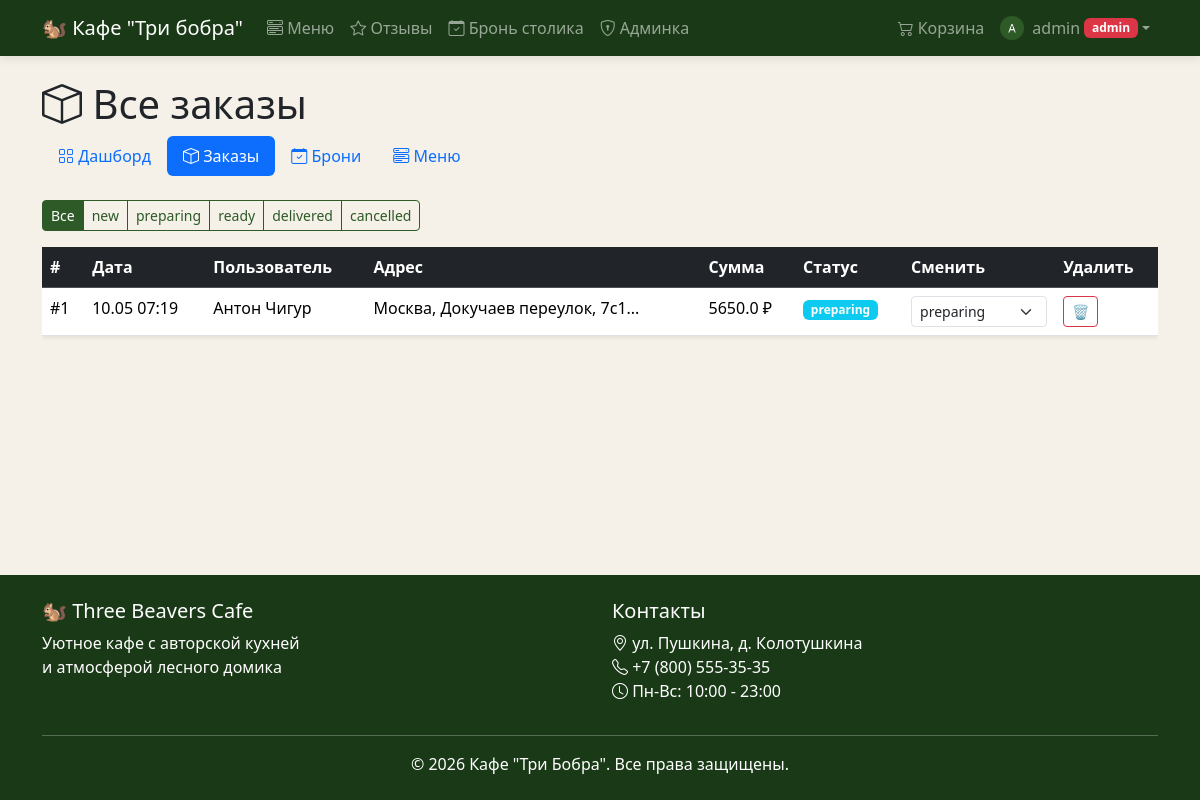
Page /admin/orders (signed in) on the committed database.
### models.py (models this page shows)
class User(UserMixin, db.Model):
    id = db.Column(db.Integer, primary_key=True)
    username = db.Column(db.String(80), unique=True, nullable=False)
    email = db.Column(db.String(120), unique=True, nullable=False)
    password_hash = db.Column(db.String(256), nullable=False)
    is_admin = db.Column(db.Boolean, default=False)
    avatar = db.Column(db.String(300), default="default-avatar.png")
    cart_items = db.relationship("CartItem", backref="user", lazy=True)
    orders = db.relationship("Order", backref="user", lazy=True)
    bookings = db.relationship("Booking", backref="user", lazy=True)
    reviews = db.relationship("Review", backref="user", lazy=True)

class Order(db.Model):
    id = db.Column(db.Integer, primary_key=True)
    user_id = db.Column(db.Integer, db.ForeignKey("user.id"), nullable=False)
    total_price = db.Column(db.Float, nullable=False)
    status = db.Column(db.String(20), default="new")
    delivery_address = db.Column(db.String(300), nullable=True)
    latitude = db.Column(db.Float, nullable=True)
    longitude = db.Column(db.Float, nullable=True)
    created_at = db.Column(db.DateTime, default=datetime.utcnow)
    items = db.relationship("OrderItem", backref="order", lazy=True)

### routes/admin.py (the view)
@admin_bp.route("/orders")
@login_required
@admin_required
def orders():
    status_filter = request.args.get("status", "all")
    query = Order.query.order_by(Order.created_at.desc())
    if status_filter != "all":
        query = query.filter_by(status=status_filter)
    all_orders = query.all()
    statuses = ["new", "preparing", "ready", "delivered", "cancelled"]
    return render_template("admin/orders.html",
                           orders=all_orders,
                           current_filter=status_filter,
                           statuses=statuses)

### routes/admin.py (called while the page is built)
def admin_required(f):
    @wraps(f)
    def decorated_function(*args, **kwargs):
        if not current_user.is_authenticated or not current_user.is_admin:
            flash("Доступ запрещён! Только для администраторов.", "danger")
            return redirect(url_for("main.index"))
        return f(*args, **kwargs)
    return decorated_function

### templates/admin/orders.html (shortened to what this page needs)
{% extends "base.html" %}
{% block content %}
<div class="container">
    <h1 class="mb-2"><i class="bi bi-box"></i> Все заказы</h1>
    <ul class="nav nav-pills mb-4">
        <li class="nav-item"><a class="nav-link" href="{{ url_for('admin.dashboard') }}"><i class="bi bi-grid"></i> Дашборд</a></li>
        <li class="nav-item"><a class="nav-link active" href="{{ url_for('admin.orders') }}"><i class="bi bi-box"></i> Заказы</a></li>
        <li class="nav-item"><a class="nav-link" href="{{ url_for('admin.bookings') }}"><i class="bi bi-calendar-check"></i> Брони</a></li>
        <li class="nav-item"><a class="nav-link" href="{{ url_for('admin.menu') }}"><i class="bi bi-menu-button-wide"></i> Меню</a></li>
    </ul>
    <div class="btn-group mb-3">
        <a href="?status=all" class="btn btn-sm {% if current_filter=='all' %}btn-primary{% else %}btn-outline-primary{% endif %}">Все</a>
        {% for s in statuses %}
        <a href="?status={{ s }}" class="btn btn-sm {% if current_filter==s %}btn-primary{% else %}btn-outline-primary{% endif %}">{{ s }}</a>
        {% endfor %}
    </div>
    <div class="table-responsive">
        <table class="table table-hover shadow-sm">
            <thead class="table-dark">
                <tr><th>#</th><th>Дата</th><th>Пользователь</th><th>Адрес</th><th>Сумма</th><th>Статус</th><th>Сменить</th><th>Удалить</th></tr>
            </thead>
            <tbody>
                {% for o in orders %}
                <tr>
                    <td>#{{ o.id }}</td>
                    <td>{{ o.created_at.strftime('%d.%m %H:%M') }}</td>
                    <td>{{ o.user.username }}</td>
                    <td>{{ o.delivery_address[:30] }}...</td>
                    <td>{{ o.total_price }} ₽</td>
                    <td><span class="badge bg-{% if o.status=='new' %}warning{% elif o.status=='delivered' %}success{% elif o.status=='cancelled' %}danger{% else %}info{% endif %}">{{ o.status }}</span></td>
                    <td>
                        <form method="POST" action="{{ url_for('admin.update_order_status', order_id=o.id) }}" class="d-flex gap-1">
                            <select name="status" class="form-select form-select-sm" onchange="this.form.submit()">
                                {% for s in statuses %}
                                <option value="{{ s }}" {% if o.status==s %}selected{% endif %}>{{ s }}</option>
                                {% endfor %}
                            </select>
                        </form>
                        <td>
                            <form method="POST" action="{{ url_for('admin.delete_order', order_id=o.id) }}"
                                onsubmit="return confirm('Удалить заказ #{{ o.id }} навсегда?')">
                            <button class="btn btn-sm btn-outline-danger">🗑️</button>
                            </form>
                        </td>
                    </td>
                </tr>
                {% endfor %}
            </tbody>
        </table>
    </div>
</div>
{% endblock %}

### templates/base.html (shortened to what this page needs)
<!DOCTYPE html>
<html lang="ru">
<head>
    <link href="https://cdn.jsdelivr.net/npm/bootstrap@5.3.2/dist/css/bootstrap.min.css" rel="stylesheet">
    <link href="https://cdn.jsdelivr.net/npm/bootstrap-icons@1.11.2/font/bootstrap-icons.css" rel="stylesheet">
    <link href="{{ url_for('static', filename='css/style.css') }}" rel="stylesheet">
</head>
<body>
    <nav class="navbar navbar-expand-lg navbar-dark bg-dark-green sticky-top">
        <div class="container">
            <a class="navbar-brand" href="{{ url_for('main.index') }}">
                🐿 Кафе "Три бобра"
            </a>
            <div class="collapse navbar-collapse" id="navbarNav">
                <ul class="navbar-nav me-auto">
                    <li class="nav-item">
                        <a class="nav-link" href="{{ url_for('menu.menu') }}">
                            <i class="bi bi-menu-button-wide"></i> Меню
                        </a>
                    </li>
                    <li class="nav-item">
                        <a class="nav-link" href="{{ url_for('reviews.reviews') }}">
                            <i class="bi bi-star"></i> Отзывы
                        </a>
                    </li>
                    <li class="nav-item">
                        <a class="nav-link" href="{{ url_for('booking.booking') }}">
                            <i class="bi bi-calendar-check"></i> Бронь столика
                        </a>
                    </li>
                    {% if current_user.is_authenticated and current_user.is_admin %}
                    <li class="nav-item">
                        <a class="nav-link" href="{{ url_for('admin.dashboard') }}">
                            <i class="bi bi-shield-lock"></i> Админка
                        </a>
                    </li>
                    {% endif %}
                </ul>
                <ul class="navbar-nav">
                    {% if current_user.is_authenticated %}
                    <li class="nav-item">
                        <a class="nav-link d-flex align-items-center gap-1" href="{{ url_for('cart.cart') }}">
                            <i class="bi bi-cart2"></i> Корзина
                        </a>
                    </li>
                    <li class="nav-item dropdown">
                        <a class="nav-link dropdown-toggle d-flex align-items-center" href="#" role="button" data-bs-toggle="dropdown">
                            <img src="/auth/avatar/{{ current_user.id }}"
                                 class="rounded-circle me-2"
                                 style="width: 24px; height: 24px; object-fit: cover;"
                                 alt="">
                            {{ current_user.username }}
                            {% if current_user.is_admin %}<span class="badge bg-danger ms-1">admin</span>{% endif %}
                        </a>
                    </li>
                    {% endif %}
                </ul>
            </div>
        </div>
    </nav>
    <main class="py-4">
        {% block content %}{% endblock %}
    </main>
    <footer class="bg-dark-green text-white py-4 mt-auto">
        <div class="container">
            <div class="row">
                <div class="col-md-6">
                    <h5>🐿 Three Beavers Cafe</h5>
                    <p>Уютное кафе с авторской кухней<br>и атмосферой лесного домика</p>
                </div>
                <div class="col-md-6">
                    <h5>Контакты</h5>
                    <p>
                        <i class="bi bi-geo-alt"></i> ул. Пушкина, д. Колотушкина<br>
                        <i class="bi bi-telephone"></i> +7 (800) 555-35-35<br>
                        <i class="bi bi-clock"></i> Пн-Вс: 10:00 - 23:00
                    </p>
                </div>
            </div>
            <hr>
            <p class="text-center mb-0">&copy; 2026 Кафе "Три Бобра". Все права защищены.</p>
        </div>
    </footer>
</body>
</html>

### static/css/style.css (style rules this page uses)
:root { --beaver-green: #2d5a27; --beaver-dark: #1a3a17; --beaver-light: #4a7c43; --beaver-gold: #c4a35a; --beaver-cream: #f5f0e8; --beaver-brown: #6b4f3c; }
.bg-dark-green { background-color: var(--beaver-dark) !important; }
.btn-primary { background-color: var(--beaver-green); border-color: var(--beaver-green); }
.btn-outline-primary { color: var(--beaver-green); border-color: var(--beaver-green); }
.navbar { box-shadow: 0 2px 10px rgba(0, 0, 0, 0.1); }
.nav-link { transition: color 0.3s; }
footer { background-color: var(--beaver-dark); }
body { background-color: var(--beaver-cream); min-height: 100vh; display: flex; flex-direction: column; }
main { flex: 1; }
a.nav-link.d-flex { white-space: nowrap; }

### rows in the picture
User: username "admin"
Order: id "1", created_at "10.05 07:19", user.username "Антон Чигур", delivery_address "Москва, Докучаев переулок, 7с1", total_price "5650.0", status "preparing"

### other values in the picture
{{ s }} "new" "preparing" "ready" "delivered" "cancelled"
